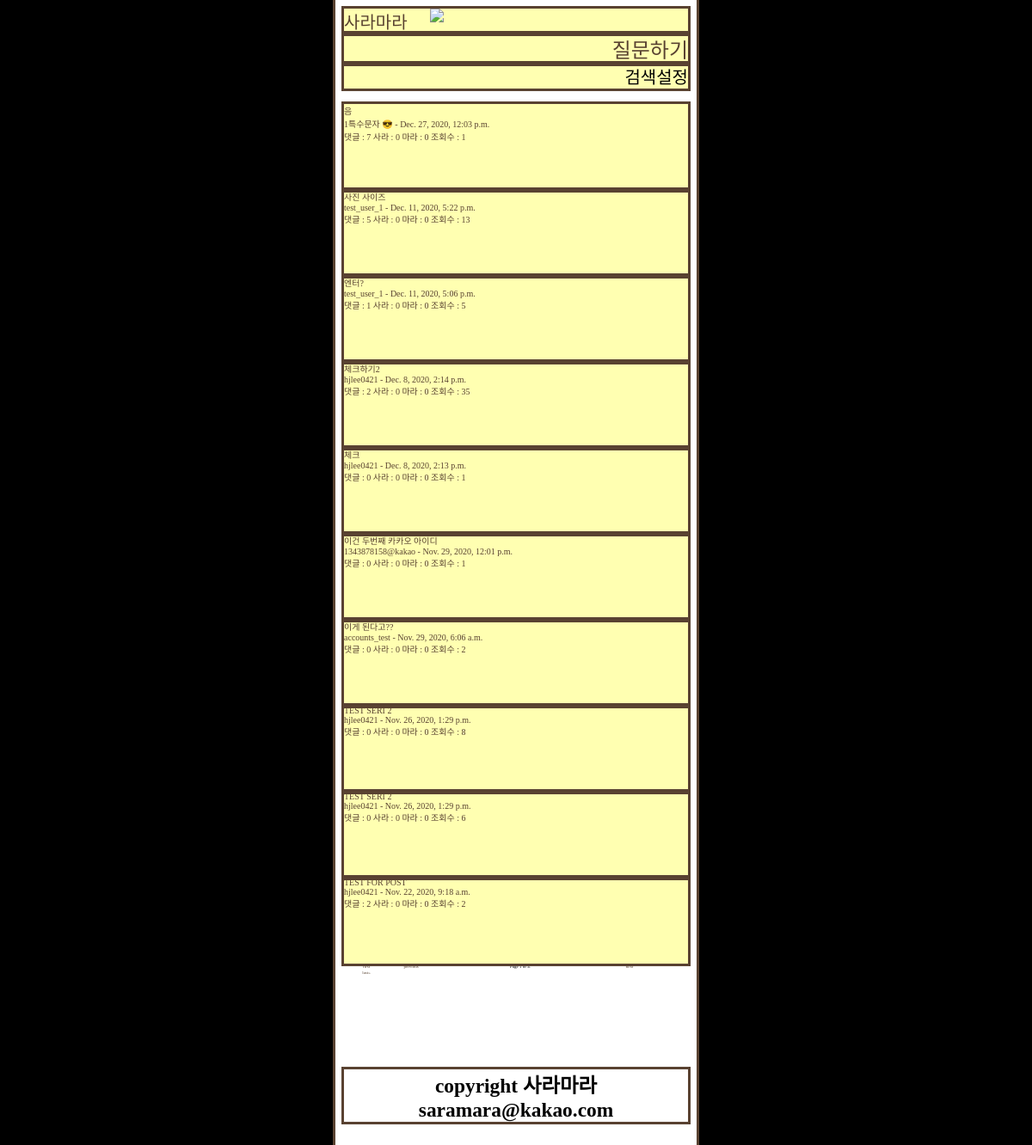
Before: / with the older database file.
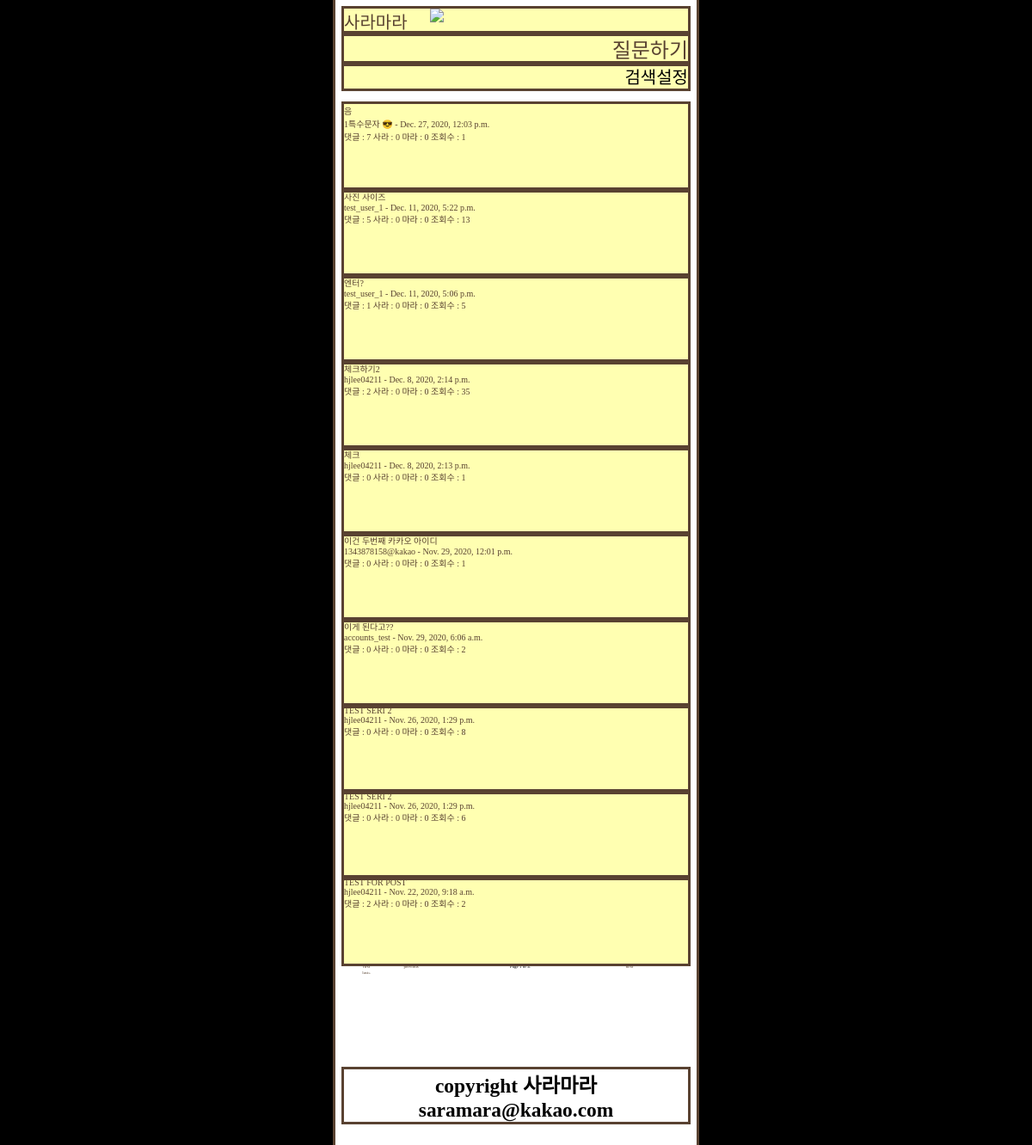
After: the same page with the newer database file.
### posts/models.py (models this page shows, shortened)
class Post(models.Model):
    author = models.ForeignKey(
        settings.AUTH_USER_MODEL, on_delete=models.CASCADE)  # settings.py 에 AUTH_USER_MODEL 확인 추천!
    title = models.CharField(max_length=128)
    price = models.CharField(max_length=128, blank=True, null=True)
    brand = models.CharField(max_length=128, blank=True, null=True)
    link = models.CharField(
        max_length=128, blank=True, null=True)
    ckcontent = RichTextUploadingField(blank=True, null=True)
    pub_date = models.DateTimeField(auto_now_add=True,
                                    verbose_name='date published')
    sara_users = models.ManyToManyField(
        settings.AUTH_USER_MODEL, related_name="sara_voter")  # [] 의 형태로 사용자를 담는다
    mara_users = models.ManyToManyField(
        settings.AUTH_USER_MODEL, related_name="mara_Voter")  # [] 의 형태로 사용자를 담는다
    view_cnt = models.IntegerField(default=0)
    CATEGORY_CHOICES = (
        ('상의', '상의'),
        ('하의', '하의'),
        ('신발', '신발'),
        ('기타', '기타'),
    )
    category = models.CharField(
        max_length=128, choices=CATEGORY_CHOICES, default='상의', null=False)
    @property
    def comment_cnt(self):
        return self.comment_set.all().count()
    @property
    def sara_cnt(self):
        return self.sara_users.all().count()
    @property
    def mara_cnt(self):
        return self.mara_users.all().count()
    class Meta:
        ordering = ['-id']

class User(AbstractUser):
    kakao_unique_id = models.CharField(
        max_length=128, blank=True, null=True, default="")
    kakao_access_token = models.CharField(
        max_length=128, blank=True, null=True, default="")
    profile_image = models.ImageField(
        blank=True, null=True, upload_to='profile_image', default="C:\django_project\django_project\media\profile_image\saramara_defaults.jpg")
    gender = models.CharField(
        max_length=128, blank=True, null=True, default="")
    email = models.EmailField(
        max_length=128, blank=True, null=True, default="")
    birthday = models.CharField(
        max_length=128, blank=True, null=True, default="0101")
    birthyear = models.CharField(
        max_length=128, blank=True, null=True, default=str(randint(1950, 2010)))

### posts/views.py (the view)
# urls.py: path('', views.IndexView.as_view(), name='index'),
class IndexView(generic.ListView):
    model = Post
    template_name = 'posts/index.html'
    context_object_name = 'post_objects'
    paginate_by = 10
    def get(self, request, *args, **kwargs):
        timerange = request.GET.get('timerange')
        timerange_list = ['1일', '7일', '30일']
        drone = request.GET.get('drone')
        drone_list = ['view_cnt', 'comment_cnt', 'sara_cnt', 'mara_cnt']
        category = request.GET.get('category')
        category_list = ['상의', '하의', '신발', '기타']
        keyword = request.GET.get('keyword')
        if timerange in timerange_list:
            self.queryset = self.get_queryset().filter(
                pub_date__gte=datetime.now()-timedelta(days=int(timerange[:-1])))
        if category in category_list:
            self.queryset = self.get_queryset().filter(category=category)
        if keyword:
            self.queryset = self.get_queryset().filter(Q(title__icontains=keyword)
                                                       | Q(ckcontent__icontains=keyword))
        if drone in drone_list:
            self.queryset = self.get_queryset().order_by('-'+drone)
        return super(IndexView, self).get(request, *args, **kwargs)

### posts/context_processors.py (called while the page is built)
def kakao_login_key(request):
    return {'javascript_sdk_key': str(secrets["kakao"]["javascript_key"])}

### posts/templates/posts/index.html (shortened to what this page needs)
{% extends 'posts/base.html' %} {% block content %}
<div class="ask-list" style="font-size: 2vw">
  {% if user.is_authenticated %}
  <a href="{% url 'posts:ask' %}">질문하기</a>
  {% comment %} forward to ask page {% endcomment %} {% else %}
  <a href="{% url 'posts:signin' %}">질문하기</a>
   {% endif %}
</div>
<div id="search-button">검색설정</div>
<br />
<div class="items-wrap">
  {% if post_objects %}
  <ul
    style="
      list-style-type: disc;
      margin-block-start: 0em;
      margin-block-end: 0em;
      margin-inline-start: 0px;
      margin-inline-end: 0px;
      padding-inline-start: 0px;
    "
  >
    {% for post in post_objects %}
    <a href="{% url 'posts:detail' post.id %}"
      ><div class="single-item">
        {{post.title|upper}} <br />
        {{post.author}} - {{post.pub_date}}<br />
        댓글 : {{post.comment_cnt}} 사라 : {{post.sara_cnt}} 마라 :
        {{post.mara_cnt}} 조회수 : {{post.view_cnt}}
        <br />
      </div>
    </a>
    {% endfor %}
  </ul>
  {% else %}
  <p>no posts are available</p>
  {% endif %}
</div>
<div class="pagination" style="height: 100px; max-width: 400px; font-size: 5px">
  <div style="display: inline-block" class="step-links">
    {% if page_obj.has_previous %}
    <a style="width: 50px; text-align: center" href="?page=1">&laquo;first</a>
    <a
      style="width: 50px; text-align: center"
      href="?page={{ page_obj.previous_page_number }}"
    >
      previous
    </a>
    {% else %}
    <a style="width: 50px; text-align: center" href="#">first</a>
    <a style="width: 50px; text-align: center" href="#">previous </a>
    {% endif %}
    <a style="width: 200px; text-align: center" class="current">
    </a>
    {% if page_obj.has_next %}
    <a
      style="width: 50px; text-align: center"
      href="?page={{ page_obj.next_page_number }}"
    >
    </a>
    <a
      style="width: 50px; text-align: center"
      href="?page={{ page_obj.paginator.num_pages }}"
    >
    </a>
    {% else %}
    <a style="width: 50px; text-align: center" href="#">next</a>
    <a style="width: 50px; text-align: center" href="#">last</a>
    {% endif %}
  </div>
</div>
{% endblock %}

Changed rows visible on the page:
changed through a linked row, Post "체크하기2": author "hjlee0421" → "hjlee04211"
changed through a linked row, Post "체크": author "hjlee0421" → "hjlee04211"
changed through a linked row, Post (number 8 of 10 on the later page): author "hjlee0421" → "hjlee04211"
changed through a linked row, Post (number 9 of 10 on the later page): author "hjlee0421" → "hjlee04211"
changed through a linked row, Post "TEST FOR POST": author "hjlee0421" → "hjlee04211"
